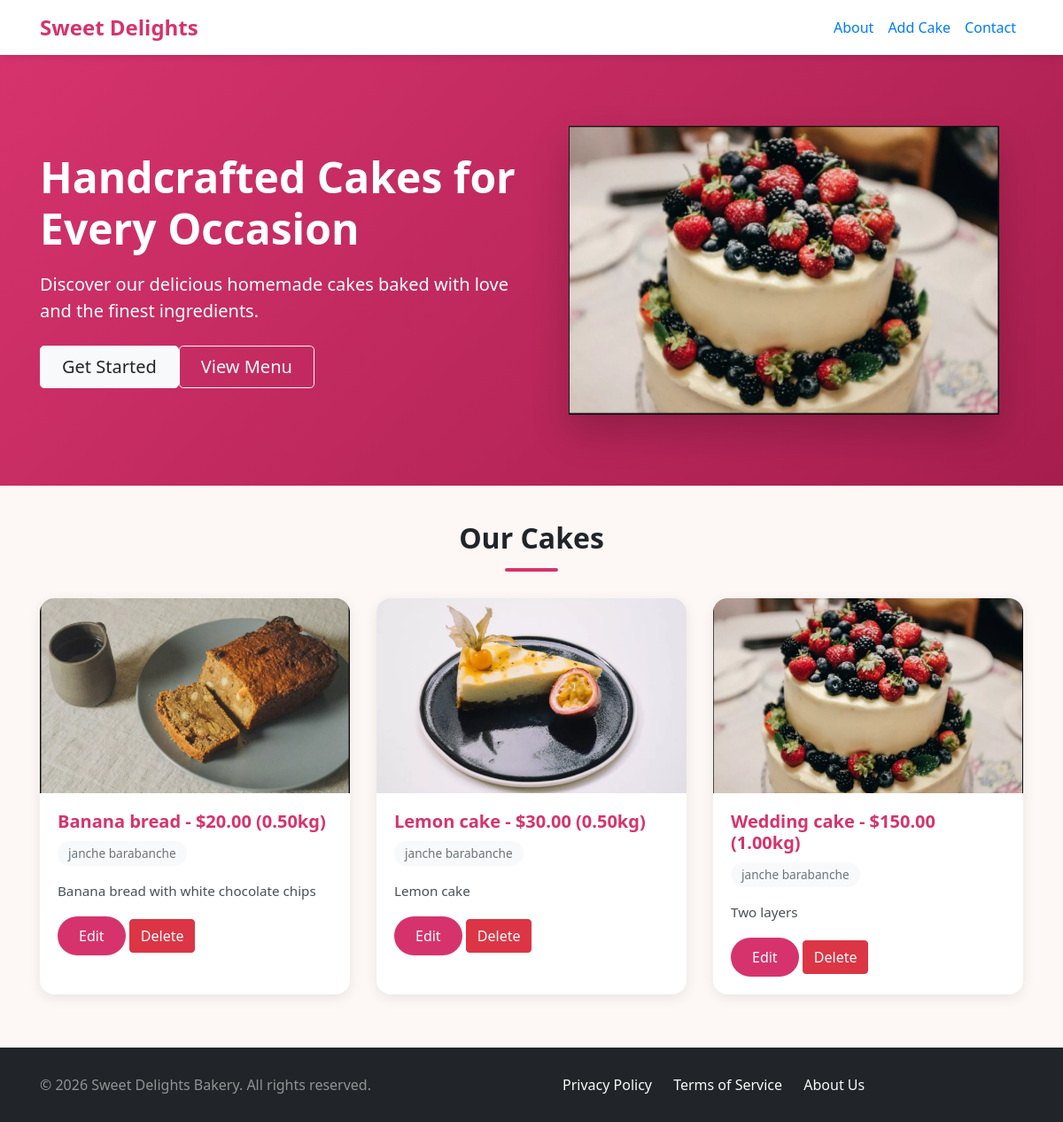
The page / on the database its author committed.
### cakes_app/models.py (models this page shows, shortened)
class Cake(models.Model):
    name = models.CharField(max_length=100)
    price = models.DecimalField(max_digits=10, decimal_places=2)
    weight = models.DecimalField(max_digits=10, decimal_places=2)
    desciption = models.TextField()
    image = models.ImageField()
    baker = models.ForeignKey(Baker, on_delete=models.CASCADE, related_name='cakes', null=True, blank=True)

class Baker(models.Model):
    name = models.CharField(max_length=100)
    surname = models.CharField(max_length=100)
    phone = models.CharField(max_length=100)
    email = models.EmailField()
    user = models.OneToOneField(User, on_delete=models.CASCADE)
    def __str__(self):
        return f"{self.name} {self.surname}"

### cakes_app/views.py (the view)
# urls.py: path("", index, name="index"),
def index(request):
    cakes = Cake.objects.all()
    return render(request, template_name="index.html", context={"cakes": cakes})

### templates/index.html (shortened to what this page needs)
{% load static %}
<!doctype html>
<html lang="en">
<head>
    <link rel="stylesheet" href="{% static 'css/bootstrap.css' %}">
</head>
<body>
    <nav class="navbar navbar-expand-lg bg-white">
        <div class="container">
            <a href="#" class="navbar-brand">
                <span style="color: #d6336c; font-size: 1.5rem; font-weight: 700;">Sweet Delights</span>
            </a>
            <div class="collapse navbar-collapse justify-content-end" id="navBarNav">
                <ul class="navbar-nav">
                    <li class="nav-item">
                        <a href="#" class="nav-link">About</a>
                    </li>
                    <li class="nav-item">
                        <a href="add/" class="nav-link">Add Cake</a>
                    </li>
                    <li class="nav-item">
                        <a href="#" class="nav-link">Contact</a>
                    </li>
                </ul>
            </div>
        </div>
    </nav>
    <div class="hero-section">
        <div class="container">
            <div class="row align-items-center">
                <div class="col-lg-6 text-white">
                    <h1 class="hero-title">Handcrafted Cakes for Every Occasion</h1>
                    <p class="lead mb-4">Discover our delicious homemade cakes baked with love and the finest ingredients.</p>
                    <div class="d-flex gap-3">
                        <button class="btn btn-light btn-lg px-4">Get Started</button>
                        <button class="btn btn-outline-light btn-lg px-4">View Menu</button>
                    </div>
                </div>
                <div class="col-lg-6 text-center">
                    <img src="{% static 'torta1.png' %}" class="img-fluid rounded-4" style="max-width: 90%; box-shadow: 0 20px 40px rgba(0,0,0,0.2);">
                </div>
            </div>
        </div>
    </div>
    <div class="container">
        <h2 class="text-center section-title">Our Cakes</h2>
        <div class="row g-4">
            {% for cake in cakes %}
                <div class="col-md-6 col-lg-4">
                    <div class="cake-card">
                        <img src="{{ cake.image.url }}" alt="{{ cake.name }}" class="card-img-top">
                        <div class="card-body">
                            <h5 class="card-title">{{ cake.name }} - ${{ cake.price }} ({{ cake.weight }}kg)</h5>
                            <span class="baker-badge mb-3 d-inline-block">{{ cake.baker }}</span>
                            <p class="description">{{ cake.desciption }}</p>
                            <a href="{% url 'edit' cake.id %}" class="btn btn-edit">Edit</a>
                            <a href="{% url 'delete' cake.id %}" class="btn btn-danger ms-2" onclick="return confirm('Delete this cake?')">Delete</a>
                        </div>
                    </div>
                </div>
            {% endfor %}
        </div>
    </div>
    <footer>
        <div class="container">
            <div class="row align-items-center">
                <div class="col-md-6">
                    <p class="text-white-50">&copy; 2026 Sweet Delights Bakery. All rights reserved.</p>
                </div>
                <div class="col-md-6 text-md-end">
                    <a href="#">Privacy Policy</a>
                    <a href="#">Terms of Service</a>
                    <a href="#">About Us</a>
                </div>
            </div>
        </div>
    </footer>
</body>
</html>

### templates/index.html (style rules this page uses)
body { font-family: 'Segoe UI', Tahoma, Geneva, Verdana, sans-serif; background-color: #fdf8f5; }
.navbar { box-shadow: 0 2px 10px rgba(0,0,0,0.1); }
.hero-section { background: linear-gradient(135deg, #d6336c 0%, #a61e4d 100%); padding: 80px 0; min-height: 50vh; }
.hero-title { font-size: 3rem; font-weight: 700; margin-bottom: 20px; }
.cake-card { border: none; border-radius: 16px; overflow: hidden; transition: transform 0.3s ease, box-shadow 0.3s ease; background: white; box-shadow: 0 4px 15px rgba(0,0,0,0.08); height: 100%; }
.cake-card img { height: 220px; object-fit: cover; }
.cake-card .card-body { padding: 20px; }
.cake-card .card-title { color: #d6336c; font-weight: 600; margin-bottom: 10px; }
.cake-card .baker-badge { background: #f8f9fa; padding: 4px 12px; border-radius: 20px; font-size: 0.85rem; color: #6c757d; }
.cake-card .description { color: #495057; font-size: 0.95rem; line-height: 1.6; }
.btn-edit { background-color: #d6336c; color: white; border: none; padding: 10px 24px; border-radius: 25px; transition: background-color 0.3s ease; }
.section-title { color: #212529; font-weight: 700; margin: 40px 0 30px; position: relative; }
.section-title::after { content: ''; display: block; width: 60px; height: 4px; background: #d6336c; margin: 15px auto 0; border-radius: 2px; }
footer { background: #212529; padding: 30px 0; margin-top: 60px; }
footer p { margin: 0; }
footer a { color: #f8f9fa; text-decoration: none; margin-left: 20px; transition: color 0.3s ease; }

### rows shown on the page
Cake: image (picture), name "Banana bread", price "20.00", weight "0.50", baker "janche barabanche", desciption "Banana bread with white chocolate chips"
Cake: image (picture), name "Lemon cake", price "30.00", weight "0.50", baker "janche barabanche", desciption "Lemon cake"
Cake: image (picture), name "Wedding cake", price "150.00", weight "1.00", baker "janche barabanche", desciption "Two layers"
